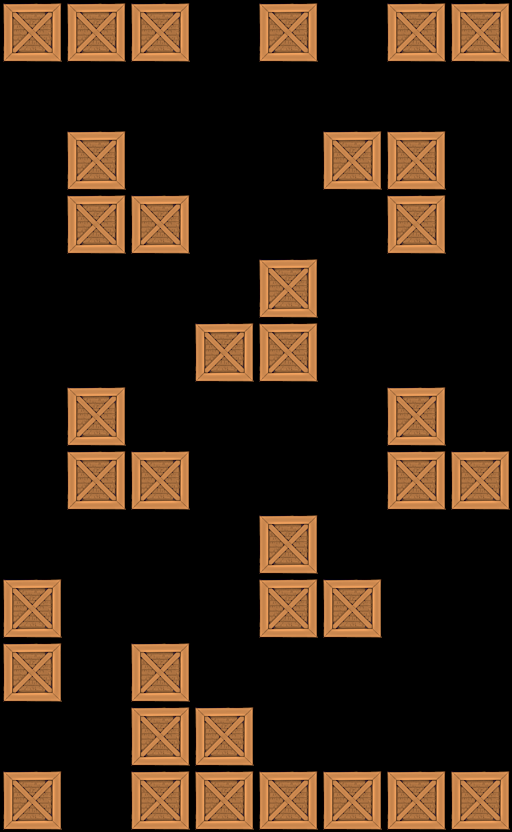

A level layout from a 2D game, rendered from its tile map. Below: a short description, then the map file with tile-grid data replaced by summaries:
An orthogonal 8x13 tile map with 64x64 px tiles, 1 tile layer (Tile Layer 1).

<map version="1.0" orientation="orthogonal" width="8" height="13" tilewidth="64" tileheight="64">
 <tileset firstgid="1" name="crate" tilewidth="64" tileheight="64">
  <image source="../../crate5.png" width="64" height="64" />
 </tileset>
 <layer name="Tile Layer 1" width="8" height="13">
  <data>[104 cells, 36 non-empty, 1 distinct tile ids]</data>
 </layer>
</map>
